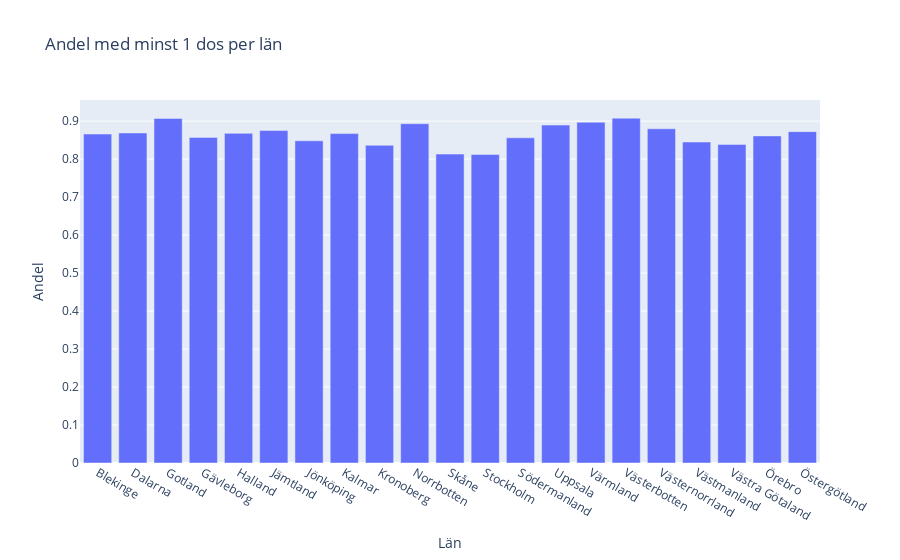

Source (notebook cell):
### Code cell
fig = px.bar(vaccine, vaccine.index, y="Andel minst 1 dos", title="Andel med minst 1 dos per län", labels={"Andel minst 1 dos" : "Andel", "Län_namn" : "Län"})
fig.show()
fig.write_html("Visualiseringar/Andel_med_minst_1_dos_per_län.html")

### Figure 1 — Plotly figure (JSON) as saved in the notebook; plotly's stock layout.template omitted (floating-point values rounded to 4 significant figures)
{"data": [{"alignmentgroup": "True", "hovertemplate": "Län=%{x}<br>Andel=%{y}<extra></extra>", "legendgroup": "", "marker": {"color": "#636efa", "pattern": {"shape": ""}}, "name": "", "offsetgroup": "", "orientation": "v", "showlegend": false, "textposition": "auto", "type": "bar", "x": ["Blekinge", "Dalarna", "Gotland", "Gävleborg", "Halland", "Jämtland", "Jönköping", "Kalmar", "Kronoberg", "Norrbotten", "Skåne", "Stockholm", "Södermanland", "Uppsala", "Värmland", "Västerbotten", "Västernorrland", "Västmanland", "Västra Götaland", "Örebro", "Östergötland"], "xaxis": "x", "y": [0.866, 0.8689, 0.9072, 0.8572, 0.8679, 0.8752, 0.8483, 0.8673, 0.8364, 0.8933, 0.8133, 0.8122, 0.8561, 0.8896, 0.8973, 0.9079, 0.88, 0.8451, 0.8388, 0.8611, 0.8723], "yaxis": "y"}], "layout": {"barmode": "relative", "legend": {"tracegroupgap": 0}, "title": {"text": "Andel med minst 1 dos per län"}, "xaxis": {"anchor": "y", "domain": [0, 1], "title": {"text": "Län"}}, "yaxis": {"anchor": "x", "domain": [0, 1], "title": {"text": "Andel"}}}}
